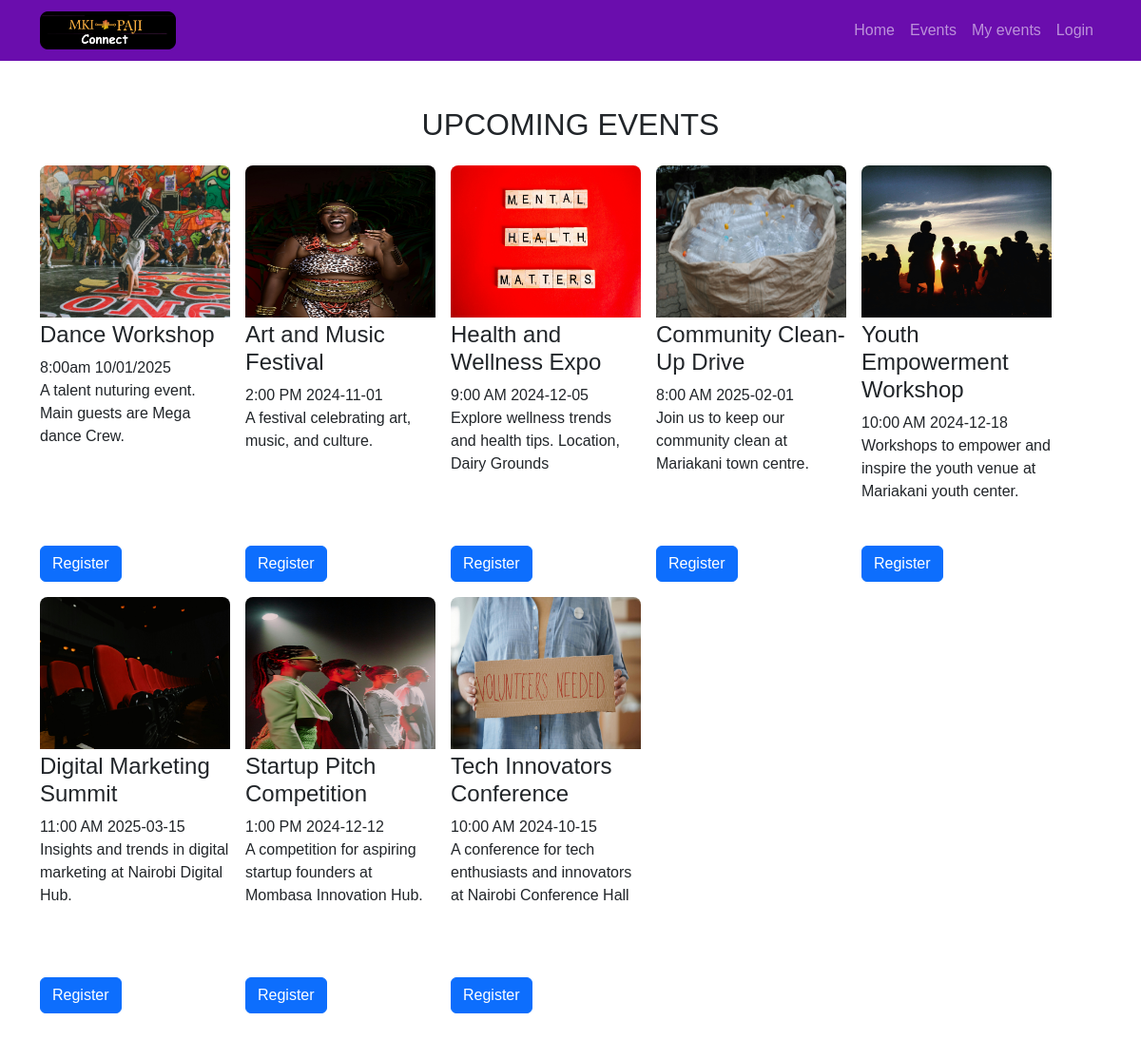
Screenshot of /events/ with the database file from the repository.
### events/models.py (models this page shows, shortened)
class Event(models.Model):
    name = models.CharField(max_length=50)
    date = models.CharField(max_length=20)
    time = models.CharField(max_length=30)
    location = models.CharField
    description = models.CharField(max_length=100)
    poster = models.ImageField(upload_to='event_posters/')
    registration_link = models.URLField()
    registered_users = models.ManyToManyField(User, related_name='registered_events', blank=True)

### events/views.py (the view)
# urls.py: path('events/', views.events, name='events'),
def events(request):
    events = Event.objects.all()
    return render(request, 'events.html', {'events': events})

### events/templates/events.html (shortened to what this page needs)
{% extends 'base.html' %}
{% load static %}
{% block content %}
<div class="container my-5">
  <h2 class="text-center mb-4">UPCOMING EVENTS</h2>
  <div class="row">
    <ul class="d-flex flex-wrap gap-3">
    {% for event in events %}
      <li class="event-item">
        <div class="my-card">
        <img src="{{event.poster.url}}" alt="poster" style="max-width: 200px;">
        <h4 class="text-bold mt-1">{{event.name}}</h4>
        <span>{{event.time}}</span>
        <span>{{event.date}}</span>
        <p>{{event.description}}</p>
        </div>
	<a href="{% url 'register' %}" class="btn btn-primary">Register</a>
      </li>
    {% endfor %}
  </ul>
  </div>
</div>
{% endblock %}

### events/templates/base.html (shortened to what this page needs)
{% load static %}
<!DOCTYPE html>
<html lang="en">
<head>
    <link href="https://cdn.jsdelivr.net/npm/bootstrap@5.3.3/dist/css/bootstrap.min.css" rel="stylesheet">
    <link rel="stylesheet" href="{% static 'events/css/style.css' %}">
</head>
<body>
    <nav class="navbar navbar-expand-lg navbar-dark bg-purple py-3">
        <div class="container">
            <a class="navbar-brand" href="home.html">
                <img src="{% static 'events/images/mkipaji-connect.png' %}" alt="Mkipaji Logo" height="40">
            </a>
            <div class="collapse navbar-collapse" id="navbarNav">
                <ul class="navbar-nav ms-auto">
                    <li class="nav-item">
                        <a class="nav-link" href="{% url 'index'%}">Home</a>
                    </li>
                    <li class="nav-item">
                        <a class="nav-link" href="{% url 'events' %}">Events</a>
                    </li>
                    <li class="nav-item">
                        <a class="nav-link" href="{% url 'myevents' %}">My events</a>
                    </li>
                    {% if user.is_authenticated %}
                        <li><a class="nav-link" href="{% url 'logout' %}">Logout</a></li>
                    {% else %}
                        <li><a class="nav-link" href="{% url 'login' %}">Login</a></li>
                    {% endif %}
                </ul>
            </div>
        </div>
    </nav>
    {% block content %}{% endblock %}
</body>
</html>

### events/static/events/css/style.css (style rules this page uses)
body { font-family: Arial, sans-serif; margin: 0; padding: 0; }
.bg-purple { background-color: #6a0dad; height: 4rem; }
ul { text-decoration: none; list-style: none; }
.my-card { height: 400px; width: 200px; }
.my-card img { height: 40%; width: 100%; border-top-left-radius: 0.5rem; border-top-right-radius: 0.5rem; }

### rows the page displays
Event: poster (picture), name "Dance Workshop", time "8:00am", date "10/01/2025", description "A talent nuturing event. Main guests are Mega dance Crew."
Event: poster (picture), name "Art and Music Festival", time "2:00 PM", date "2024-11-01", description "A festival celebrating art, music, and culture."
Event: poster (picture), name "Health and Wellness Expo", time "9:00 AM", date "2024-12-05", description "Explore wellness trends and health tips. Location, Dairy Grounds"
Event: poster (picture), name "Community Clean-Up Drive", time "8:00 AM", date "2025-02-01", description "Join us to keep our community clean at Mariakani town centre."
Event: poster (picture), name "Youth Empowerment Workshop", time "10:00 AM", date "2024-12-18", description "Workshops to empower and inspire the youth venue at Mariakani youth center."
Event: poster (picture), name "Digital Marketing Summit", time "11:00 AM", date "2025-03-15", description "Insights and trends in digital marketing at Nairobi Digital Hub."
Event: poster (picture), name "Startup Pitch Competition", time "1:00 PM", date "2024-12-12", description "A competition for aspiring startup founders at Mombasa Innovation Hub."
Event: poster (picture), name "Tech Innovators Conference", time "10:00 AM", date "2024-10-15", description "A conference for tech enthusiasts and innovators at Nairobi Conference Hall"
